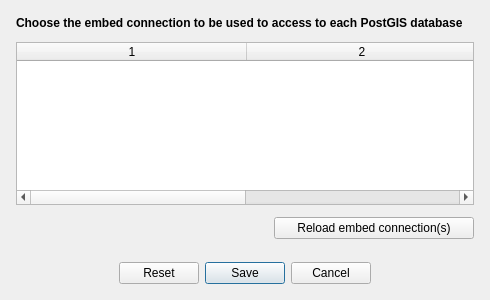
<?xml version="1.0" encoding="UTF-8"?>
<ui version="4.0">
 <class>dlg_db_connections</class>
 <widget class="QDialog" name="dlg_db_connections">
  <property name="geometry">
   <rect>
    <x>0</x>
    <y>0</y>
    <width>490</width>
    <height>300</height>
   </rect>
  </property>
  <property name="minimumSize">
   <size>
    <width>490</width>
    <height>200</height>
   </size>
  </property>
  <property name="maximumSize">
   <size>
    <width>500</width>
    <height>300</height>
   </size>
  </property>
  <property name="windowTitle">
   <string>PostGIS database configuration</string>
  </property>
  <property name="windowIcon">
   <iconset>
    <normaloff>:/plugins/Isogeo/resources/settings/gear.svg</normaloff>:/plugins/Isogeo/resources/settings/gear.svg</iconset>
  </property>
  <property name="windowOpacity">
   <double>0.950000000000000</double>
  </property>
  <property name="locale">
   <locale language="English" country="UnitedStates"/>
  </property>
  <property name="sizeGripEnabled">
   <bool>false</bool>
  </property>
  <layout class="QGridLayout" name="gridLayout">
   <item row="0" column="0">
    <layout class="QVBoxLayout" name="verticalLayout">
     <property name="spacing">
      <number>12</number>
     </property>
     <property name="sizeConstraint">
      <enum>QLayout::SetDefaultConstraint</enum>
     </property>
     <property name="leftMargin">
      <number>5</number>
     </property>
     <property name="topMargin">
      <number>5</number>
     </property>
     <property name="rightMargin">
      <number>5</number>
     </property>
     <property name="bottomMargin">
      <number>5</number>
     </property>
     <item>
      <widget class="QLabel" name="label">
       <property name="sizePolicy">
        <sizepolicy hsizetype="Expanding" vsizetype="Fixed">
         <horstretch>0</horstretch>
         <verstretch>0</verstretch>
        </sizepolicy>
       </property>
       <property name="maximumSize">
        <size>
         <width>490</width>
         <height>20</height>
        </size>
       </property>
       <property name="font">
        <font>
         <weight>75</weight>
         <bold>true</bold>
        </font>
       </property>
       <property name="text">
        <string>Choose the embed connection to be used to access to each PostGIS database</string>
       </property>
      </widget>
     </item>
     <item>
      <layout class="QHBoxLayout" name="horizontalLayout">
       <item>
        <widget class="QTableWidget" name="tbl">
         <property name="sizePolicy">
          <sizepolicy hsizetype="Expanding" vsizetype="Expanding">
           <horstretch>0</horstretch>
           <verstretch>0</verstretch>
          </sizepolicy>
         </property>
         <property name="minimumSize">
          <size>
           <width>0</width>
           <height>100</height>
          </size>
         </property>
         <property name="maximumSize">
          <size>
           <width>16777215</width>
           <height>200</height>
          </size>
         </property>
         <property name="autoFillBackground">
          <bool>false</bool>
         </property>
         <property name="editTriggers">
          <set>QAbstractItemView::CurrentChanged</set>
         </property>
         <property name="alternatingRowColors">
          <bool>false</bool>
         </property>
         <property name="selectionMode">
          <enum>QAbstractItemView::ExtendedSelection</enum>
         </property>
         <property name="sortingEnabled">
          <bool>false</bool>
         </property>
         <property name="rowCount">
          <number>0</number>
         </property>
         <property name="columnCount">
          <number>2</number>
         </property>
         <attribute name="horizontalHeaderVisible">
          <bool>true</bool>
         </attribute>
         <attribute name="horizontalHeaderCascadingSectionResizes">
          <bool>false</bool>
         </attribute>
         <attribute name="horizontalHeaderDefaultSectionSize">
          <number>230</number>
         </attribute>
         <attribute name="horizontalHeaderHighlightSections">
          <bool>false</bool>
         </attribute>
         <attribute name="horizontalHeaderMinimumSectionSize">
          <number>20</number>
         </attribute>
         <attribute name="horizontalHeaderShowSortIndicator" stdset="0">
          <bool>false</bool>
         </attribute>
         <attribute name="horizontalHeaderStretchLastSection">
          <bool>false</bool>
         </attribute>
         <attribute name="verticalHeaderVisible">
          <bool>false</bool>
         </attribute>
         <column/>
         <column/>
        </widget>
       </item>
      </layout>
     </item>
     <item>
      <layout class="QHBoxLayout" name="horizontalLayout_2">
       <item>
        <spacer name="horizontalSpacer">
         <property name="orientation">
          <enum>Qt::Horizontal</enum>
         </property>
         <property name="sizeHint" stdset="0">
          <size>
           <width>40</width>
           <height>20</height>
          </size>
         </property>
        </spacer>
       </item>
       <item>
        <widget class="QPushButton" name="btn_reload_conn">
         <property name="minimumSize">
          <size>
           <width>200</width>
           <height>0</height>
          </size>
         </property>
         <property name="maximumSize">
          <size>
           <width>200</width>
           <height>16777215</height>
          </size>
         </property>
         <property name="text">
          <string>Reload embed connection(s)</string>
         </property>
        </widget>
       </item>
      </layout>
     </item>
     <item>
      <spacer name="verticalSpacer">
       <property name="orientation">
        <enum>Qt::Vertical</enum>
       </property>
       <property name="sizeHint" stdset="0">
        <size>
         <width>20</width>
         <height>40</height>
        </size>
       </property>
      </spacer>
     </item>
     <item>
      <widget class="QDialogButtonBox" name="btnbox">
       <property name="maximumSize">
        <size>
         <width>600</width>
         <height>16777215</height>
        </size>
       </property>
       <property name="layoutDirection">
        <enum>Qt::LeftToRight</enum>
       </property>
       <property name="autoFillBackground">
        <bool>false</bool>
       </property>
       <property name="locale">
        <locale language="English" country="UnitedStates"/>
       </property>
       <property name="orientation">
        <enum>Qt::Horizontal</enum>
       </property>
       <property name="standardButtons">
        <set>QDialogButtonBox::Cancel|QDialogButtonBox::Reset|QDialogButtonBox::Save</set>
       </property>
       <property name="centerButtons">
        <bool>true</bool>
       </property>
      </widget>
     </item>
    </layout>
   </item>
  </layout>
 </widget>
 <resources/>
 <connections>
  <connection>
   <sender>btnbox</sender>
   <signal>accepted()</signal>
   <receiver>dlg_db_connections</receiver>
   <slot>accept()</slot>
   <hints>
    <hint type="sourcelabel">
     <x>248</x>
     <y>254</y>
    </hint>
    <hint type="destinationlabel">
     <x>157</x>
     <y>274</y>
    </hint>
   </hints>
  </connection>
  <connection>
   <sender>btnbox</sender>
   <signal>rejected()</signal>
   <receiver>dlg_db_connections</receiver>
   <slot>reject()</slot>
   <hints>
    <hint type="sourcelabel">
     <x>316</x>
     <y>260</y>
    </hint>
    <hint type="destinationlabel">
     <x>286</x>
     <y>274</y>
    </hint>
   </hints>
  </connection>
 </connections>
</ui>
